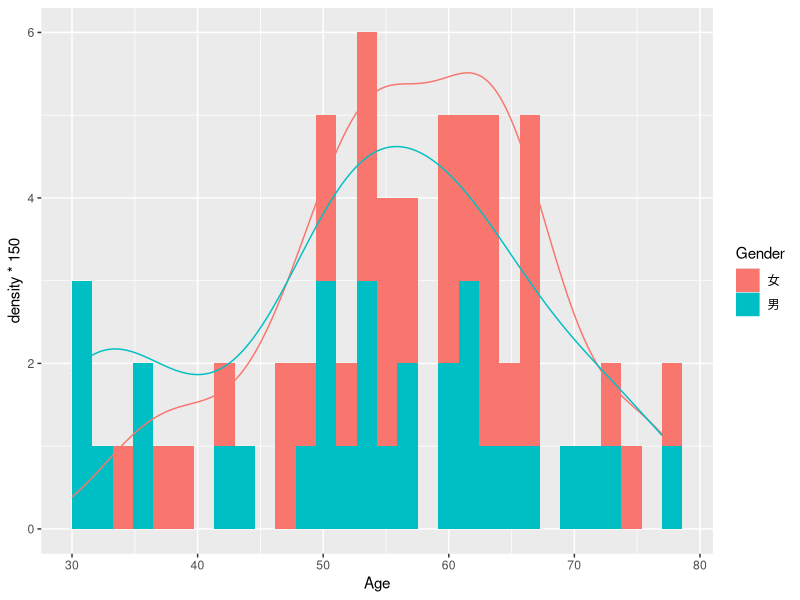

The R source for this figure: (Note: this script raises an error after producing the figure.)
## ---- chunk 1
knitr::opts_chunk$set(echo = TRUE)
library(readxl)
library(ggplot2)
library(dplyr)
## ---- chunk 2
metadata.df <- read_xlsx("./clean.metadata.xlsx","Sheet1")
head(metadata.df)
## ---- chunk 3
summary(metadata.df)
## ---- chunk 4
table(metadata.df$Gender)
## ---- chunk 5
range(metadata.df$Age)
density(metadata.df$Age)
ggplot(metadata.df,aes(x=Age))+geom_histogram(aes(fill=Gender,position="stack"))+
  geom_density(aes(y=..density..*150,color=Gender))
## ---- chunk 6
table(metadata.df$EGFR)
## ---- chunk 7
metadata.df$EGFR[which(metadata.df$EGFR=="19del")] <- "19Del"
## ---- chunk 8
table(metadata.df$EGFR)
## ---- chunk 9
table(metadata.df$SmokeHist)
## ---- chunk 10
metadata.df$SmokeBrief <- substr(metadata.df$SmokeHist,1,1)
metadata.df$SmokeBrief <- as.factor(metadata.df$SmokeBrief)
levels(metadata.df$SmokeBrief)
levels(metadata.df$SmokeBrief) <- c("无吸烟史","有吸烟史")
levels(metadata.df$SmokeBrief)
## ---- chunk 11
metadata.df$Dev_fac <- as.factor(metadata.df$Develop)
levels(metadata.df$Dev_fac)
levels(metadata.df$Dev_fac) <- c("维持","恶化")
## ---- chunk 12
sum_smoke_dev <- table(metadata.df$SmokeBrief,metadata.df$Dev_fac)
sum_smoke_dev
sum_smoke_dev/rowSums(sum_smoke_dev)
## ---- chunk 13
range(metadata.df$Brith)
## ---- chunk 14
metadata.df$VisitAge <- difftime(metadata.df$Diag1st,metadata.df$Brith)/365
ggplot(m.df,aes(x=Age,y=VisitAge)) + geom_point() + 
  geom_abline(linetype=2,color="blue")
## ---- chunk 15
metadata.df$AgeBias <- metadata.df$VisitAge/metadata.df$Age

head(metadata.df[order(metadata.df$AgeBias,decreasing = T),])
## ---- chunk 16
chisq.test(sum_smoke_dev)
